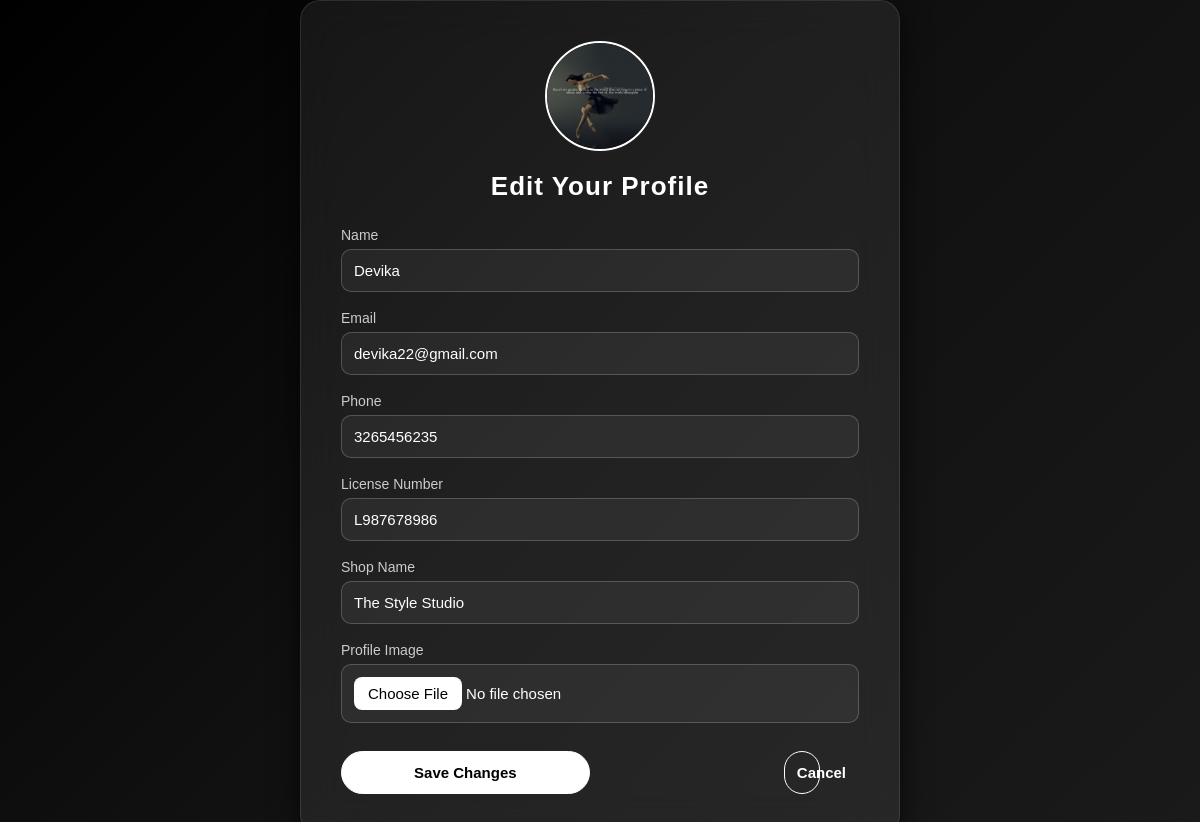
Screenshot of /ownereditprofile/ (signed in) with the database file from the repository.
### danceapp/models.py (models this page shows)
class shop(models.Model):
     name=models.CharField(max_length=100,null=True,blank=True)
     email=models.EmailField(max_length=100,null=True,blank=True,unique=True)
     image=models.FileField(upload_to='owner_images/',null=True,blank=True)
     phone=models.IntegerField(null=True,blank=True)
     password=models.CharField(max_length=20,null=True,blank=True)
     isapproved=models.BooleanField(default=False)
     isrejected=models.BooleanField(default=False)
     licenseno=models.CharField(max_length=10,null=True,blank=True)
     shopname=models.CharField(max_length=100,null=True,blank=True)

### danceapp/views.py (the view, shortened to what this page needs)
# urls.py: path('ownereditprofile/',views.ownereditprofile,name='ownereditprofile'),
def ownereditprofile(request):
    if 'email' in request.session:
        email=request.session['email']
        try:
            owner = models.shop.objects.get(email=email)
            return render(request,'ownereditprofile.html',{'owner':owner})
        except models.Registration.DoesNotExist:
                return HttpResponse("<script> alert('Owner Not Found!'); window.location.href='/owner_login/'; </script>")
    return HttpResponse("<script> alert('Email Not Found!'); window.location.href='/owner_login/'; </script>")

### danceapp/templates/ownereditprofile.html (shortened to what this page needs)
{% load static %}
<!DOCTYPE html>
<html lang="en">
<head>
</head>
<body>
  <div class="edit-box">
    <div class="avatar">
      {% if owner.image %}
        <img src="{{ owner.image.url }}" alt="Profile Image">
      {% else %}
        <span>{{ owner.name|first|upper }}</span>
      {% endif %}
    </div>
    <h2>Edit Your Profile</h2>
    <form method="POST" enctype="multipart/form-data">
      <label>Name</label>
      <input type="text" name="name" value="{{ owner.name }}" required>
      <label>Email</label>
      <input type="email" name="email" value="{{ owner.email }}" readonly>
      <label>Phone</label>
      <input type="text" name="phone" value="{{ owner.phone }}" required>
      <label>License Number</label>
      <input type="text" name="licenseno" value="{{ owner.licenseno }}" readonly>
      <label>Shop Name</label>
      <input type="text" name="shopname" value="{{ owner.shopname }}">
      <label>Profile Image</label>
      <input type="file" name="image">
      <div class="btn-group">
        <button type="submit" class="btn save-btn">Save Changes</button>
        <a href="{% url 'shop_ownerprofile' %}">
          <button type="button" class="btn cancel-btn">Cancel</button>
        </a>
      </div>
    </form>
  </div>
</body>
</html>

### rows the page displays
shop: image (picture), name "Devika", email "devika22@gmail.com", phone "3265456235", licenseno "L987678986", shopname "The Style Studio"
